Frame 1 (no input): blank canvas, image omitted
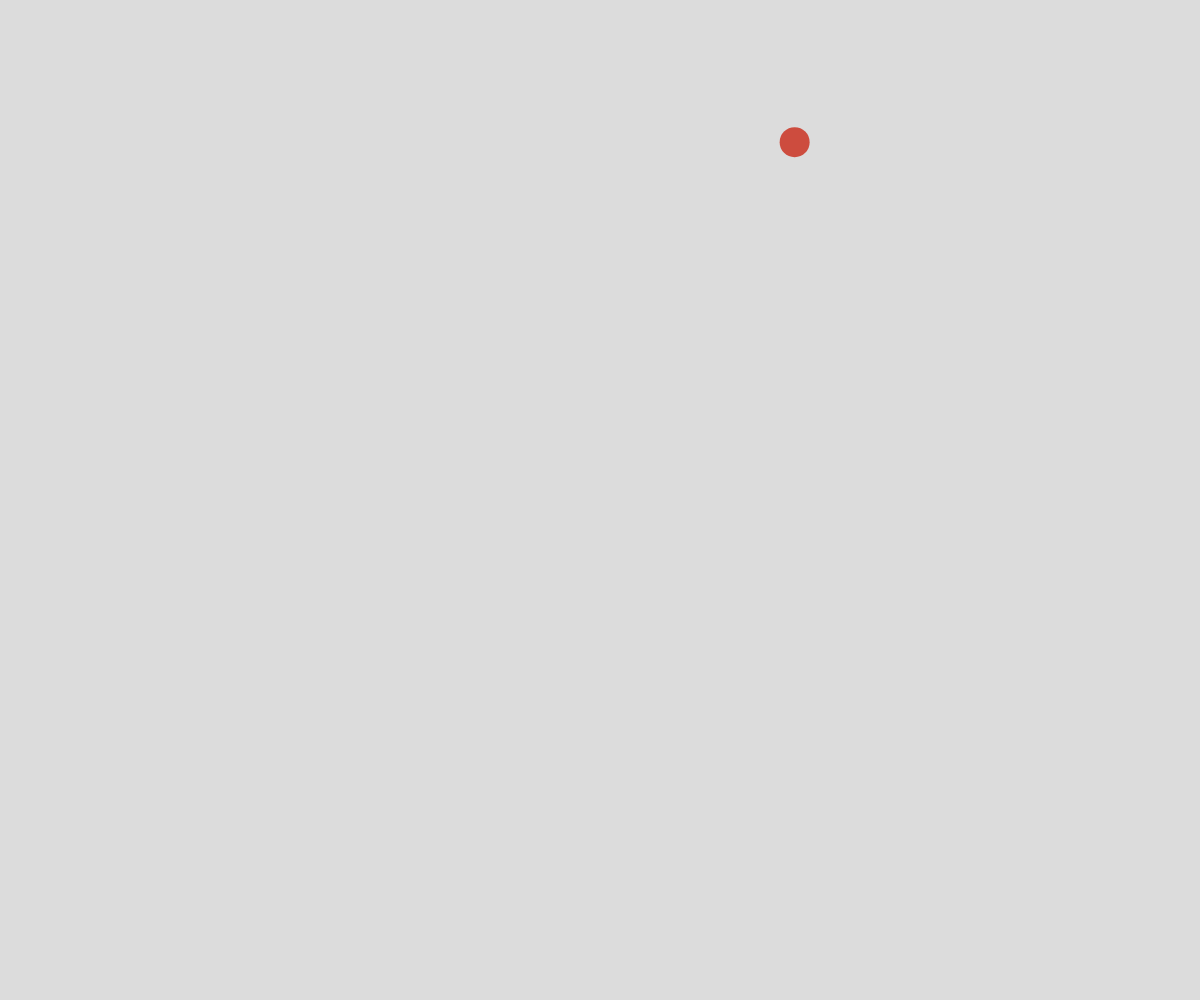
Frame 60 (no input)
Frame 120 (the mouse pressed at the canvas centre since frame 60): blank canvas, image omitted

The p5.js sketch that drew this single still picture (run headless with seeded random() and noise() and a simulated clock; from frame 60 on, the mouse is pressed at the canvas centre):

// p5.js sketch
// ── sketch.js
// Connected Nodes OOP demo

let nodes = [];

function setup() {
  createCanvas(windowWidth, windowHeight);
  nodes.push(new MovingPoint(random(width), random(height)));
}

function draw() {
  background(220);

  for (let node of nodes){
    node.update();
    node.connect(nodes);
  }

  for (let node of nodes){
    node.display();
  }
}

function mouseClicked(){
  nodes.push(new MovingPoint(mouseX, mouseY));
}

class MovingPoint {
  constructor(x, y){
    this.x = x;
    this.y = y;
    this.speed = 3;
    this.radius = 15;
    this.xTime = random(1000);
    this.yTime = random(1000);
    this.deltaTime = 0.01;
    this.color = color(random(255), random(255), random(255));
    this.reach = 100;
    this.maxRadius = 50;
    this.minRadius = 15;
  }

  display() {
    noStroke();
    fill(this.color);
    circle(this.x, this.y, this.radius*2);
  }

  update() {
    this.move();
    this.wrap();
    this.adjustSizeWithMouse();
  }

  move() {
    let dx = map(noise(this.xTime), 0, 1, -this.speed, this.speed);
    let dy = map(noise(this.yTime), 0, 1, -this.speed, this.speed);

    this.xTime += this.deltaTime;
    this.yTime += this.deltaTime;

    this.x += dx;
    this.y += dy;
  }

  wrap(){
    if (this.x - this.radius > width){
      this.x -= width + this.radius;
    }
    if (this.x + this.radius < 0){
      this.x += width + this.radius;
    }
    if (this.y - this.radius > height){
      this.y -= height + this.radius;
    }
    if (this.y + this.radius < 0){
      this.y += height + this.radius;
    }
  }

  adjustSizeWithMouse(){
    let distance = dist(this.x, this.y, mouseX, mouseY);

    if (distance <= this.reach){
      this.radius = map(distance, 0, this.reach, this.maxRadius, this.minRadius);
    }
    else {
      this.radius = this.minRadius;
    }
  }

  connect(nodesArray) {
    for (let node of nodesArray){
      if (this !== node){
        if (dist(node.x, node.y, this.x, this.y) <= this.reach){
          stroke(this.color);
          line(node.x, node.y, this.x, this.y);
        }
      }
    }
  }
}
